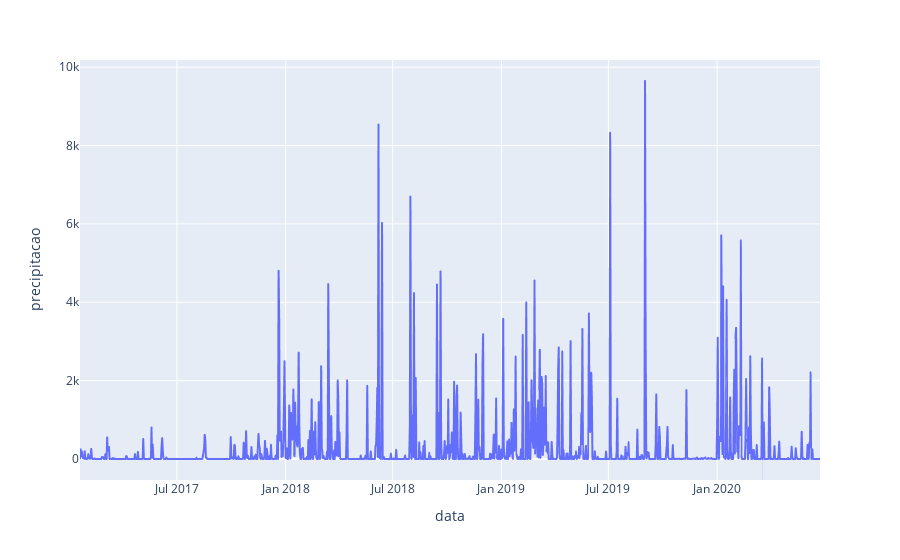

Notebook code for this chart:
### Markdown cell above
### Gráficos de Linhas

### Code cell
import plotly.express as px

aux = px.data.gapminder()
fig = px.line(df, x="data", y="precipitacao")
fig.show()

### Figure 1 — Plotly figure (JSON) as saved in the notebook; plotly's stock layout.template omitted (floating-point values rounded to 4 significant figures; data arrays with more than 128 entries replaced by an {"elided": "..."} marker saying what was removed)
{"data": [{"hovertemplate": "data=%{x}<br>precipitacao=%{y}<extra></extra>", "legendgroup": "", "line": {"color": "#636efa", "dash": "solid"}, "mode": "lines", "name": "", "showlegend": false, "type": "scattergl", "x": {"elided": "1252 str values"}, "xaxis": "x", "y": {"elided": "1252 str values"}, "yaxis": "y"}], "layout": {"legend": {"tracegroupgap": 0}, "margin": {"t": 60}, "xaxis": {"anchor": "y", "domain": [0, 1], "title": {"text": "data"}}, "yaxis": {"anchor": "x", "domain": [0, 1], "title": {"text": "precipitacao"}}}}
